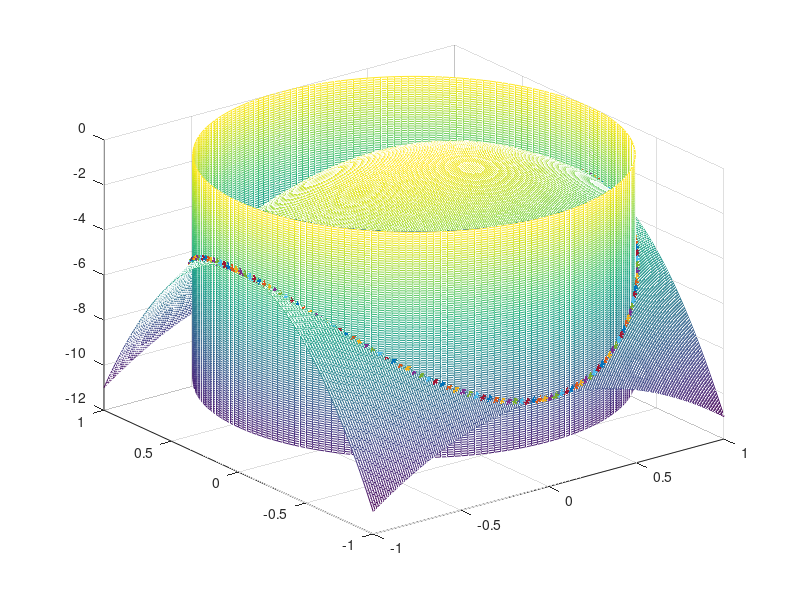

This chart was generated by the following MATLAB code:
[t,s]=meshgrid(0:pi/100:2*pi,-10:0.1:0)
x=cos(t)
y=sin(t)
z=s
mesh(x,y,z)
hold on
[x1,y1]=meshgrid(-1:0.01:1,-1:0.01:1)
z1=-3*x1.^2-8*y1.^2
mesh(x1,y1,z1)
hold on
z=-3*x.^2-8*y.^2
plot3(x,y,z,'*') 